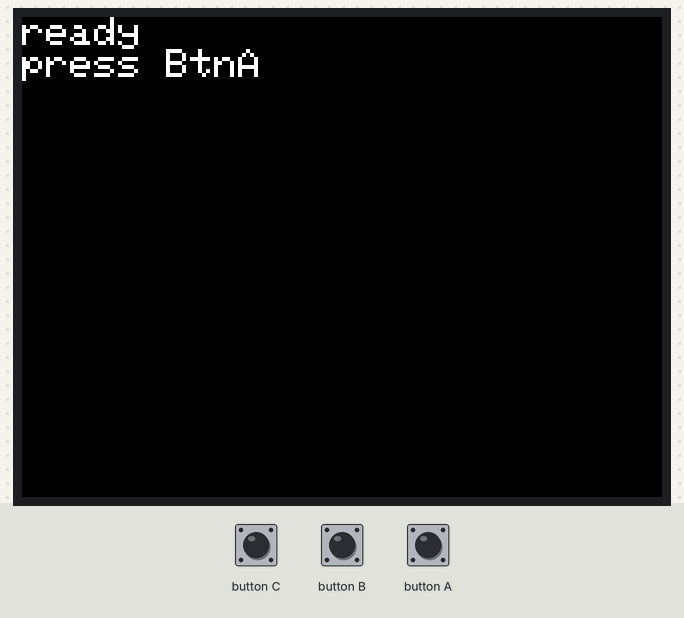
The program below on a simulated ESP32-S3. Parts: 320×240 colour display. Inputs (shaded band) come from the test bench. What the program prints to the serial monitor is not drawn.

Above: at 1.7 s.
1.8 s: button A pressed for 0.15 s
At 3.3 s:
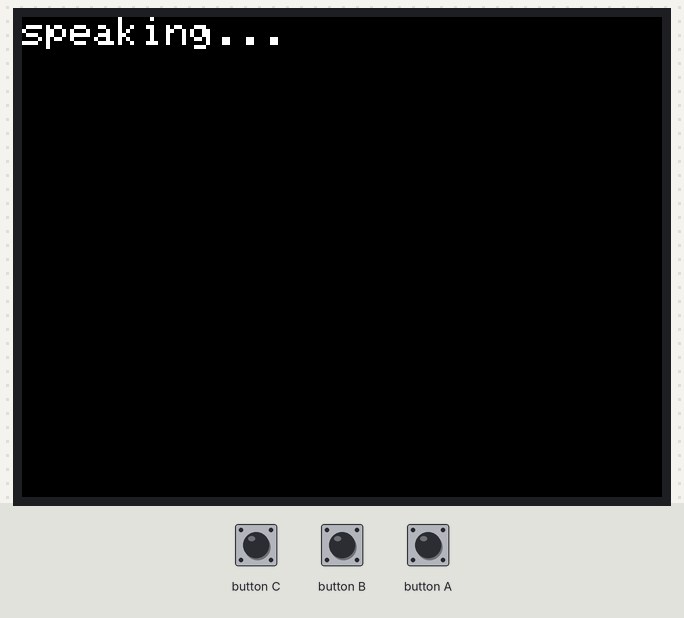
Timing chart, 0 to 4.8 s (numbered marks = the images above; inputs shaded):
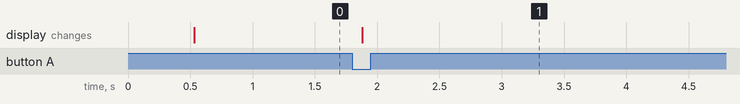

Measured:
- after the input at 1.8 s, the display: changes after 0.08 s (image 1)

The program:

main.cpp
```cpp
// Speaker-only sanity check for the M5StickS3: press BtnA, hear a fixed,
// pre-baked clip (Rina's real VITS voice, embedded via clip.h) played back.
// No Wi-Fi, no mic, no server, no STT/LLM — isolates the codec/speaker/
// volume path using real synthesized speech instead of a synthetic tone.
// Regenerate the clip with tools/make_test_clip.sh.
#include <M5Unified.h>
#include "clip.h"

static void showStatus(const String &line1, const String &line2 = "") {
  M5.Display.fillScreen(TFT_BLACK);
  M5.Display.setCursor(0, 0);
  M5.Display.println(line1);
  if (line2.length()) M5.Display.println(line2);
  Serial.printf("[status] %s %s\n", line1.c_str(), line2.c_str());
}

void setup() {
  Serial.begin(115200);
  delay(300);
  Serial.println("\n[boot] m5stick_speak_test starting");

  auto cfg = M5.config();
  M5.begin(cfg);

  M5.Display.setRotation(1);
  M5.Display.setTextSize(2);

  auto spk_cfg = M5.Speaker.config();
  spk_cfg.sample_rate = kClipSampleRate;
  spk_cfg.stereo = false;
  M5.Speaker.config(spk_cfg);
  M5.Speaker.setVolume(255);
  M5.Speaker.begin();

  showStatus("ready", "press BtnA");
}

static bool wasPlaying = false;

void loop() {
  M5.update();
  if (M5.BtnA.wasPressed() && !M5.Speaker.isPlaying()) {
    showStatus("speaking...");
    M5.Speaker.playRaw(kClipSamples, kClipSampleCount, kClipSampleRate, false);
  }
  bool playing = M5.Speaker.isPlaying();
  if (wasPlaying && !playing) showStatus("ready", "press BtnA");
  wasPlaying = playing;
}
```

Source omitted: clip.h (123610 bytes)
